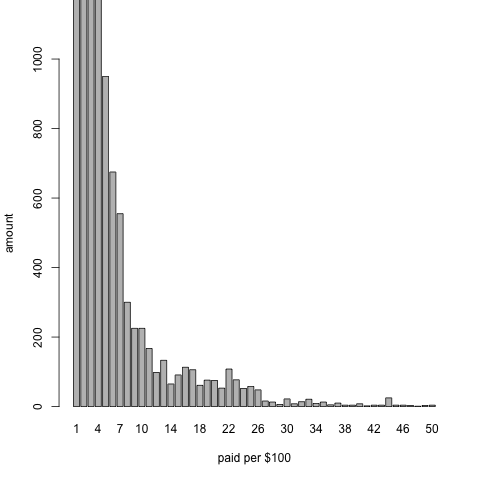

The R source for this figure:
png('amount_stat.png')
v<-c(26586, 15644, 5277, 2623, 950, 675, 555, 300, 225, 225, 167, 98, 133, 65, 91, 113, 106, 61, 76, 75, 53, 108, 77, 52, 58, 48, 16, 13, 6, 22, 8, 14, 21, 9, 13, 5, 10, 4, 4, 8, 2, 4, 4, 25, 4, 4, 3, 1, 3, 4)
names(v) <- seq(1, length(v))
g = barplot(v, ylab = "amount", xlab = "paid per $1000", ylim=c(0,1000))
dev.off()

png('amount_stat_51_100.png')
v<-c(4, 2, 12, 0, 3, 1, 6, 8, 0, 0, 0, 1, 2, 2, 0, 3, 4, 2, 7, 3, 1, 0, 0, 0, 18, 0, 5, 0, 0, 1, 16, 0, 1, 1, 0, 0, 0, 0, 0, 0, 0, 0, 0, 4, 0, 0, 0, 1, 2, 0)
names(v) <- seq(50 + 1, 50 + length(v))
g = barplot(v, ylab = "amount", xlab = "paid per $1000", ylim=c(0,1000))
dev.off()



